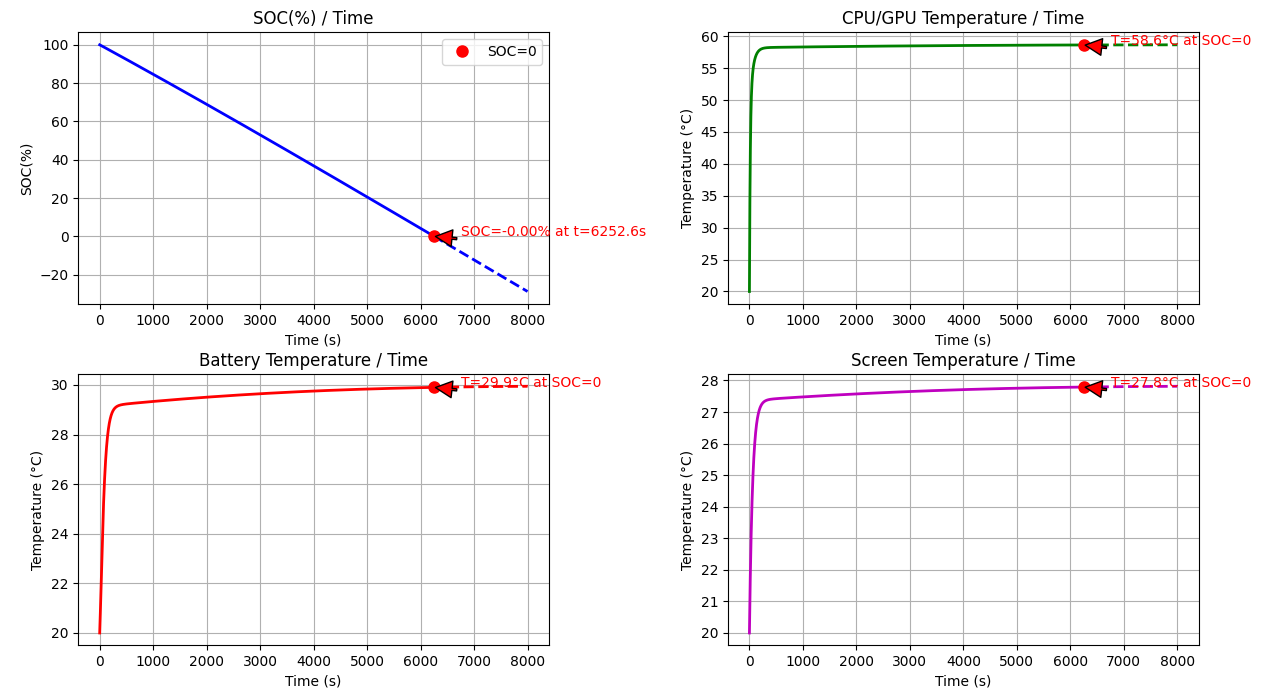

Recreate this plot in Python.
import random
import numpy as np
import matplotlib.pyplot as plt
from scipy import integrate as sp
import matplotlib
matplotlib.use('TkAgg')
# 科学常数
KB=1.380649e-23
epsilon_0 = 3.0401  # Li的标准电池电势
#R = 8.314  # 普适气体常数
#F = 96485.33  # 法拉第常数

# 初始化变量（这里需要您根据实际情况设置这些值）
# 热容和质量
Cl = [0, 712, 900, 700]  # J/(kg·K) - 假设值
m = [0, 0.005, 0.06, 0.12]  # kg - 假设值

# 热传导系数和面积
k = [0,2/2,5/2,0.6/2]  # W/(m*K) - 假设值    1：0.8~1.05    #考虑到了热传导不是完全传导，它只有50%传出了
A = [0, 1.2e-4, 2*0.00175, 2*74.8*158.6e-6]  # m² - 假设值
d = [0, 0.0005 , 0.005 ,0.005]  #

# 其他参数（需要您根据实际情况设置）
C = [0, 0.2550, -3740, 0.2561, -3740]  # 假设值
U = [0, 1.2, 1]  # 假设值
SOC = 1  # 初始SOC - 假设值
I = 0.5  # 电流 - 假设值
C_N = 50000  # 假设值

a_0a_R=242.3180
a_0a_G=293.6999
a_0a_B=294.0139# 辅助函数
def cm(i, j):
    return -1 * Cl[i] * m[j]


def katd(i, j, T_val, kp):
    return k[i] * A[j] * T_val / d[kp]


def f(T, t, T_0):
    """
    T: [SOC, T_cpu/gpu, T_battery, T_screen]
    t: 时间
    T_0: 环境温度
    """
    # 初始化返回数组
    a = np.zeros(4)

    # 提取温度
    T_soc, T_cpu_gpu, T_battery, T_screen = T

    E_a2 = 0.2*1.602176634e-19
    E_a1 = 0.7*1.602176634e-19
    # 这里需要您根据实际情况定义这些变量
    # 动态功耗参数（假设值）
    aerfa_1 = 0.5
    U_1 = 1.2
    mu_1 = 1
    b_1 = 1.0
    lemda_1 = 2
    aerfa_2 = 0.5
    U_2 = 1
    mu_2 = 1
    b_2 = 1.0
    lemda_2 = 5/2

    # 静态功耗（假设值）
    I_gc = 1e-7
    I_gg = 8.6e-8
    P_net = 0.2
    P_camera = 0.02
    P_microphone = 0.1
    P_speakers = 0.3

    # 计算动态功耗
    P_cpu_dynamic = aerfa_1 * (U_1 ** (2 + mu_1)) * b_1 * lemda_1
    P_gpu_dynamic = aerfa_2 * (U_2 ** (2 + mu_2)) * b_2 * lemda_2
    print(P_cpu_dynamic, P_gpu_dynamic)

    P_R=random.randint(1,255)
    P_G=random.randint(1,255)
    P_B=random.randint(1,255)
    a_R=3.3996
    a_G=7.0503
    a_B=19.5081
    Br =random.randint(0,100)
    P_R=P_B=P_G=100
    Br=75
    P_screen = (np.exp(E_a1 / (KB*T[3])) * (np.exp(-1*E_a2/(KB*T[3]))+1)) / (np.exp(E_a1/(KB*293.16)) * (1+np.exp(-1*E_a2/(KB*293.16))))
    print('p1',P_screen)
    P_screen*=(a_0a_R*P_R + a_0a_G*P_G + a_0a_B*P_B + Br*(a_R*P_R+a_G*P_G+a_B*P_B))

    P_screen*=1e-6

    #
    P_static = P_cpu_dynamic + P_gpu_dynamic + U_1 * I_gc + U_2 * I_gg + P_net + P_camera + P_microphone + P_speakers
    print('P_static',P_static)

    # AI相关参数（假设值）
    x = [0, 4.8347, -0.2437, -0.3751, -0.1628, 6.0577, 2.6921, -0.8159] #0.75C
    #x = [0, 4.2362, -0.2760, -0.6248, -0.0240, 19.0968,2.7253,  0.1822] #1.75C
    #x = [0, 3.3824, -1.0973, -0.3668,  0.7126, 23.5287,2.6668,  0.0940] #2.75C

    Fi_N = 0.5
    U_s = 3.7
    I_s = 2.0

    # 电化学反应参数（假设值）
    k_0 = 1

    a_0 = 1.0
    epsilon = 0.1
    L_0 = 0.01
    omega = 1/86400
    Fi_0 = 0.0
    L_base = 0.01
    a_ba = 1.0

    # 计算AI项
    AI = (x[1] + x[2] * T_soc + x[3] * (T_soc ** 2) + x[4] * (T_soc ** 3)) * x[5] * (np.exp(x[6] / (T_battery + x[7])))
    IIFAI = I * I * Fi_N * AI
    UI = U_s * I_s
    print('IIFAI',IIFAI)

    # 四个微分方程
    # 1. SOC变化率
    a[0] = (IIFAI + C[1] * U[1] * (np.exp(C[2] / T_cpu_gpu)) * T_cpu_gpu ** 2 + P_screen +
            C[3] * U[2] * (np.exp(C[4] / T_cpu_gpu)) * T_cpu_gpu ** 2 + P_static) / (-1 * C_N)
    #print(k_0 * (np.exp(E_a1 / (KB * T_battery))) * (1 + (np.exp(-1 * E_a2 / (KB * T_battery)))) * (a_0a_R+a_0a_G+a_0a_B + (epsilon * L_0 * np.sin(omega * t + Fi_0) + L_base) * a_ba))
    print(a[0])
    print('一坨',C[1] * U[1] * (np.exp(C[2] / T_cpu_gpu)) * T_cpu_gpu ** 2   )

    # 2. CPU/GPU温度变化率
    a[1] = (katd(1, 1, T_cpu_gpu,1) - UI - katd(1, 1, T_screen,1)) / cm(1, 1)
    print(a[1])

    # 3. 电池温度变化率
    a[2] = (katd(2, 2, T_battery,2) - IIFAI - katd(2, 2, T_screen,2)) / cm(2, 2)
    print(a[2])

    # 4. 屏幕温度变化率
    a[3] = (katd(3, 3, T_screen,3) - IIFAI - katd(3, 3, T_0,3) - UI) / cm(3, 3)
    print(a[3])
    return a

    print()


# 初始条件: [SOC, T_cpu/gpu, T_battery, T_screen]
# SOC，温度用开尔文
y0 = [1, 293, 293, 293]

# 时间点
t = np.linspace(0, 8000, 10000)

# 环境温度（293K = 20°C）


# 解微分方程
track = sp.odeint(f, y0, t, args=(293,))



# 找到SOC首次降到0的时刻
SOC_ = track[:, 0]
SOC_0id = None
for i in range(len(SOC_)):
    if SOC_[i] <= 0:
        SOC_0id = i
        break

# 绘制结果
plt.figure(figsize=(12, 8))

# 图1: SOC变化
plt.subplot(2, 2, 1)
if SOC_0id is not None:
    # 绘制SOC=0之前的实线部分
    plt.plot(t[:SOC_0id+1], track[:SOC_0id+1, 0] * 100, 'b-', linewidth=2)
    # 绘制SOC=0之后的虚线部分
    plt.plot(t[SOC_0id:], track[SOC_0id:, 0] * 100, 'b--', linewidth=2)
    # 标记SOC=0的点
    soc_value = track[SOC_0id, 0] * 100
    plt.plot(t[SOC_0id], soc_value, 'ro', markersize=8, label='SOC=0')
    # 添加文本标注
    plt.annotate(f'SOC={soc_value:.2f}% at t={t[SOC_0id]:.1f}s',
                xy=(t[SOC_0id], soc_value),
                xytext=(t[SOC_0id] + 500, 0.1),
                arrowprops=dict(facecolor='red', shrink=0.05, width=1.5),
                fontsize=10,
                color='red')
    plt.legend()
else:
    plt.plot(t, track[:, 0] * 100, 'b-', linewidth=2)

plt.title('SOC(%) / Time')
plt.xlabel('Time (s)')
plt.ylabel('SOC(%)')
plt.grid(True)

# 图2: CPU/GPU温度变化
plt.subplot(2, 2, 2)
temp_cg = track[:, 1] - 273  # 转换为摄氏度
if SOC_0id is not None:
    # 绘制SOC=0之前的实线部分
    plt.plot(t[:SOC_0id+1], temp_cg[:SOC_0id+1], 'g-', linewidth=2)
    # 绘制SOC=0之后的虚线部分
    plt.plot(t[SOC_0id:], temp_cg[SOC_0id:], 'g--', linewidth=2)
    # 标记SOC=0对应的温度点
    temp_value = temp_cg[SOC_0id]
    plt.plot(t[SOC_0id], temp_value, 'ro', markersize=8)
    # 添加文本标注
    plt.annotate(f'T={temp_value:.1f}°C at SOC=0',
                xy=(t[SOC_0id], temp_value),
                xytext=(t[SOC_0id] + 500, temp_value),
                arrowprops=dict(facecolor='red', shrink=0.05, width=1.5),
                fontsize=10,
                color='red')
else:
    plt.plot(t, temp_cg, 'g-', linewidth=2)

plt.title('CPU/GPU Temperature / Time')
plt.xlabel('Time (s)')
plt.ylabel('Temperature (°C)')
plt.grid(True)

# 图3: 电池温度变化
plt.subplot(2, 2, 3)
temp_battery = track[:, 2] - 273  # 转换为摄氏度
if SOC_0id is not None:
    # 绘制SOC=0之前的实线部分
    plt.plot(t[:SOC_0id+1], temp_battery[:SOC_0id+1], 'r-', linewidth=2)
    # 绘制SOC=0之后的虚线部分
    plt.plot(t[SOC_0id:], temp_battery[SOC_0id:], 'r--', linewidth=2)
    # 标记SOC=0对应的温度点
    temp_value = temp_battery[SOC_0id]
    plt.plot(t[SOC_0id], temp_value, 'ro', markersize=8)
    # 添加文本标注
    plt.annotate(f'T={temp_value:.1f}°C at SOC=0',
                xy=(t[SOC_0id], temp_value),
                xytext=(t[SOC_0id] + 500, temp_value),
                arrowprops=dict(facecolor='red', shrink=0.05, width=1.5),
                fontsize=10,
                color='red')
else:
    plt.plot(t, temp_battery, 'r-', linewidth=2)

plt.title('Battery Temperature / Time')
plt.xlabel('Time (s)')
plt.ylabel('Temperature (°C)')
plt.grid(True)

# 图4: 屏幕温度变化
plt.subplot(2, 2, 4)
temp_screen = track[:, 3] - 273  # 转换为摄氏度
if SOC_0id is not None:
    # 绘制SOC=0之前的实线部分
    plt.plot(t[:SOC_0id+1], temp_screen[:SOC_0id+1], 'm-', linewidth=2)
    # 绘制SOC=0之后的虚线部分
    plt.plot(t[SOC_0id:], temp_screen[SOC_0id:], 'm--', linewidth=2)
    # 标记SOC=0对应的温度点
    temp_value = temp_screen[SOC_0id]
    plt.plot(t[SOC_0id], temp_value, 'ro', markersize=8)
    # 添加文本标注
    plt.annotate(f'T={temp_value:.1f}°C at SOC=0',
                xy=(t[SOC_0id], temp_value),
                xytext=(t[SOC_0id] + 500, temp_value),
                arrowprops=dict(facecolor='red', shrink=0.05, width=1.5),
                fontsize=10,
                color='red')
else:
    plt.plot(t, temp_screen, 'm-', linewidth=2)

plt.title('Screen Temperature / Time')
plt.xlabel('Time (s)')
plt.ylabel('Temperature (°C)')
plt.grid(True)

plt.tight_layout()
plt.show()
